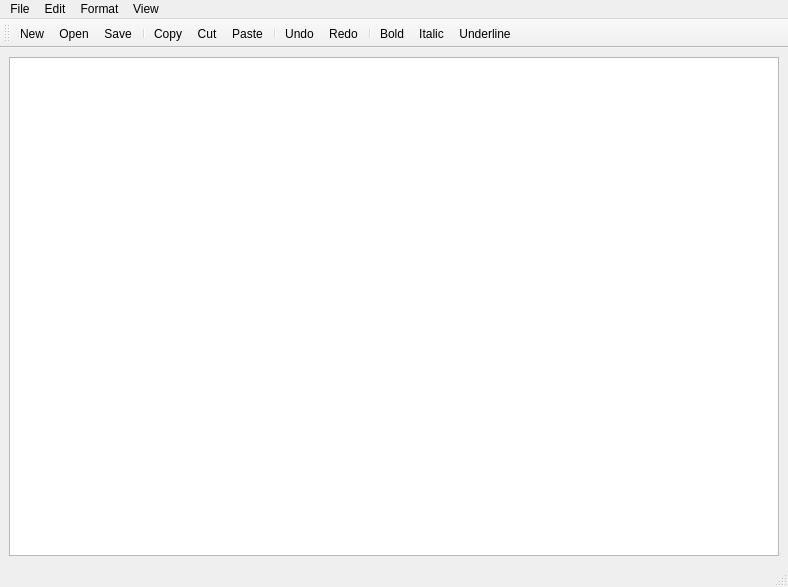
<?xml version="1.0" encoding="UTF-8"?>
<ui version="4.0">
 <class>MainWindow</class>
 <widget class="QMainWindow" name="MainWindow">
  <property name="geometry">
   <rect>
    <x>0</x>
    <y>0</y>
    <width>788</width>
    <height>587</height>
   </rect>
  </property>
  <property name="windowTitle">
   <string>Text Editor</string>
  </property>
  <widget class="QWidget" name="centralwidget">
   <layout class="QVBoxLayout" name="verticalLayout">
    <item>
     <widget class="QTextEdit" name="text_edit"/>
    </item>
   </layout>
  </widget>
  <widget class="QMenuBar" name="menubar">
   <property name="geometry">
    <rect>
     <x>0</x>
     <y>0</y>
     <width>788</width>
     <height>22</height>
    </rect>
   </property>
   <widget class="QMenu" name="menu_file">
    <property name="title">
     <string>File</string>
    </property>
    <addaction name="action_new"/>
    <addaction name="action_open"/>
    <addaction name="action_save"/>
   </widget>
   <widget class="QMenu" name="menu_edit">
    <property name="title">
     <string>Edit</string>
    </property>
    <addaction name="action_copy"/>
    <addaction name="action_cut"/>
    <addaction name="action_paste"/>
    <addaction name="action_undo"/>
    <addaction name="action_redo"/>
   </widget>
   <widget class="QMenu" name="menu_format">
    <property name="title">
     <string>Format</string>
    </property>
    <addaction name="action_bold"/>
    <addaction name="action_italic"/>
    <addaction name="action_underline"/>
   </widget>
   <widget class="QMenu" name="menu_view">
    <property name="tearOffEnabled">
     <bool>false</bool>
    </property>
    <property name="title">
     <string>View</string>
    </property>
    <property name="toolTipsVisible">
     <bool>false</bool>
    </property>
    <addaction name="action_zoom_out"/>
    <addaction name="action_zoom_in"/>
   </widget>
   <addaction name="menu_file"/>
   <addaction name="menu_edit"/>
   <addaction name="menu_format"/>
   <addaction name="menu_view"/>
  </widget>
  <widget class="QToolBar" name="toolBar">
   <property name="windowTitle">
    <string>ToolBar</string>
   </property>
   <property name="toolTip">
    <string>Text editing tools</string>
   </property>
   <property name="allowedAreas">
    <set>Qt::TopToolBarArea</set>
   </property>
   <property name="orientation">
    <enum>Qt::Horizontal</enum>
   </property>
   <attribute name="toolBarArea">
    <enum>TopToolBarArea</enum>
   </attribute>
   <attribute name="toolBarBreak">
    <bool>false</bool>
   </attribute>
   <addaction name="action_new"/>
   <addaction name="action_open"/>
   <addaction name="action_save"/>
   <addaction name="separator"/>
   <addaction name="action_copy"/>
   <addaction name="action_cut"/>
   <addaction name="action_paste"/>
   <addaction name="separator"/>
   <addaction name="action_undo"/>
   <addaction name="action_redo"/>
   <addaction name="separator"/>
   <addaction name="action_bold"/>
   <addaction name="action_italic"/>
   <addaction name="action_underline"/>
  </widget>
  <widget class="QStatusBar" name="statusbar">
   <property name="enabled">
    <bool>true</bool>
   </property>
   <property name="autoFillBackground">
    <bool>false</bool>
   </property>
   <property name="styleSheet">
    <string notr="true"/>
   </property>
  </widget>
  <action name="action_new">
   <property name="text">
    <string>New</string>
   </property>
  </action>
  <action name="action_open">
   <property name="text">
    <string>Open</string>
   </property>
  </action>
  <action name="action_save">
   <property name="text">
    <string>Save</string>
   </property>
  </action>
  <action name="action_copy">
   <property name="text">
    <string>Copy</string>
   </property>
  </action>
  <action name="action_cut">
   <property name="text">
    <string>Cut</string>
   </property>
  </action>
  <action name="action_paste">
   <property name="text">
    <string>Paste</string>
   </property>
  </action>
  <action name="action_undo">
   <property name="text">
    <string>Undo</string>
   </property>
  </action>
  <action name="action_redo">
   <property name="text">
    <string>Redo</string>
   </property>
  </action>
  <action name="action_bold">
   <property name="text">
    <string>Bold</string>
   </property>
  </action>
  <action name="action_italic">
   <property name="text">
    <string>Italic</string>
   </property>
  </action>
  <action name="action_underline">
   <property name="text">
    <string>Underline</string>
   </property>
  </action>
  <action name="action_zoom_out">
   <property name="checkable">
    <bool>false</bool>
   </property>
   <property name="text">
    <string>Zoom Out</string>
   </property>
   <property name="menuRole">
    <enum>QAction::NoRole</enum>
   </property>
  </action>
  <action name="action_zoom_in">
   <property name="text">
    <string>Zoom In</string>
   </property>
   <property name="menuRole">
    <enum>QAction::NoRole</enum>
   </property>
  </action>
 </widget>
 <resources/>
 <connections/>
</ui>
